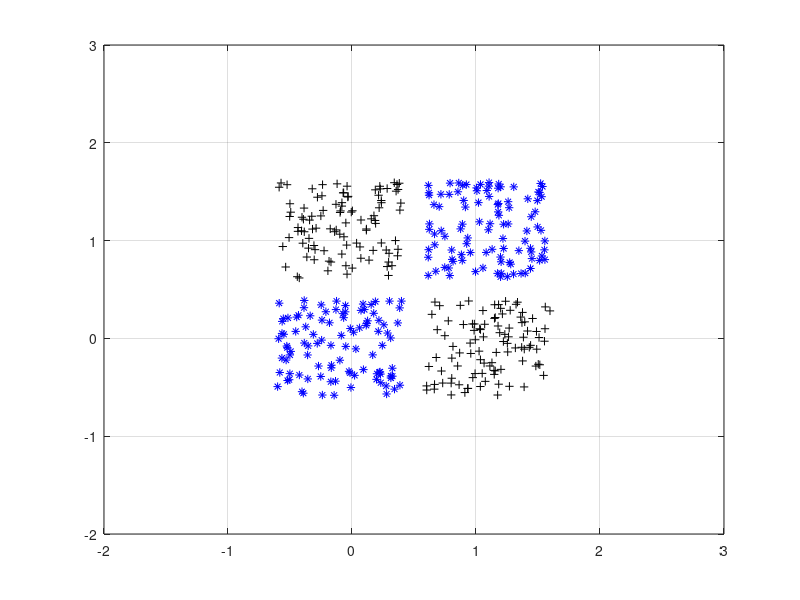

Here is the MATLAB script that generated this plot: (Note: this script raises an error after producing the figure.)
%Perceptron cannot learn not linearly separable data 


% Objective: When the data is not linearly separable perceptron network
% is not an option.

%% Create an imput data

%close all, clear all, clc
% number of samples of each cluster
K = 100;
% offset of clusters
q = .6;
% define 2 groups of input data
A1 = [rand(1,K)-q; rand(1,K)+q];
B1 = [rand(1,K)+q; rand(1,K)+q];
C1 = [rand(1,K)+q; rand(1,K)-q];
D1 = [rand(1,K)-q; rand(1,K)-q];
A = [A1 C1];
B = [B1 D1];
% plot data
plot(A(1,:),A(2,:),'k+',B(1,:),B(2,:),'b*')
xlim([-2,3]);
ylim([-2,3]);
grid on
hold on

%% Define output coding

% coding (+1/0) for 2-class XOR problem
a = 0;
b = 1;

%% Prepare inputs and outputs for network training

% define inputs (combine samples from all two classes)
P = [A B];
% define targets
T = [repmat(a,1,length(A)) repmat(b,1,length(B))];



%% Create a perceptron and them train it

net = perceptron;



% To see the adaptation you need to look at the plot while the code is running
E = 1;
net.adaptParam.passes = 1;
linehandle = plotpc(net.IW{1},net.b{1});
n = 0;
while (sse(E) & n<20) % sse: Sum squared error or mae: mean absolute error
 n = n+1;
 [net,Y,E] = adapt(net,P,T);
 linehandle = plotpc(net.IW{1},net.b{1},linehandle);
 drawnow;
 pause(2); % 2 seconds pause
end
% show perc



